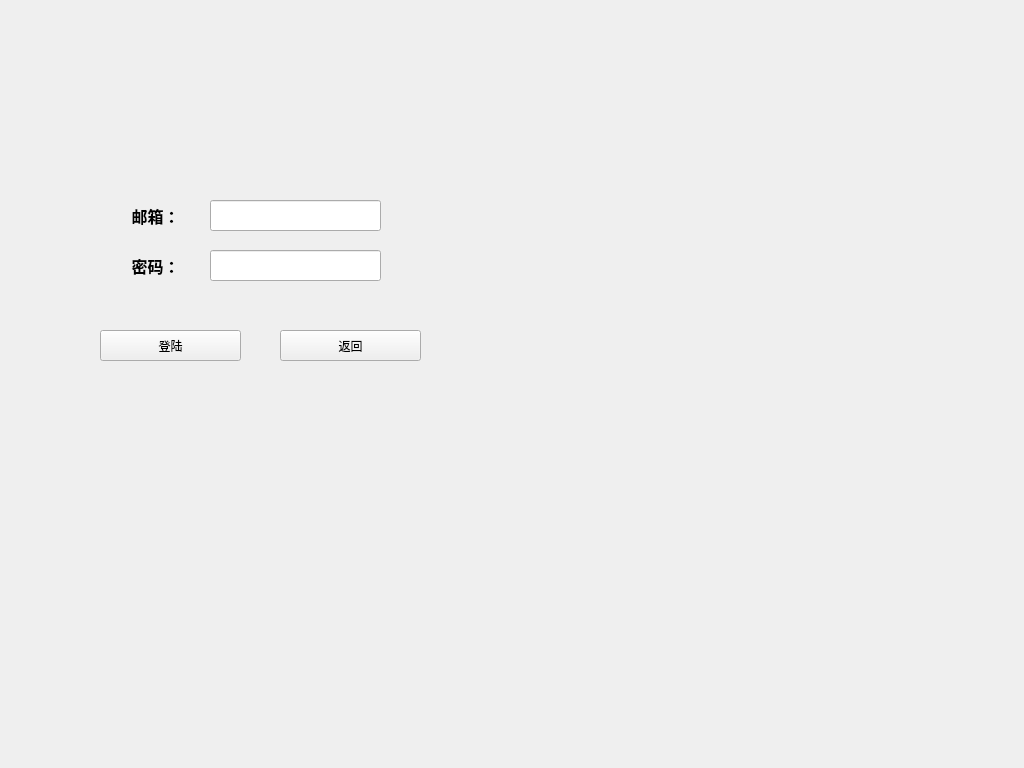
<?xml version="1.0" encoding="UTF-8"?>
<ui version="4.0">
 <class>LogInWidget</class>
 <widget class="QWidget" name="LogInWidget">
  <property name="geometry">
   <rect>
    <x>0</x>
    <y>0</y>
    <width>1024</width>
    <height>768</height>
   </rect>
  </property>
  <property name="windowTitle">
   <string>LogInWidget</string>
  </property>
  <widget class="QLabel" name="label">
   <property name="geometry">
    <rect>
     <x>110</x>
     <y>200</y>
     <width>91</width>
     <height>31</height>
    </rect>
   </property>
   <property name="sizeIncrement">
    <size>
     <width>0</width>
     <height>0</height>
    </size>
   </property>
   <property name="font">
    <font>
     <family>微软雅黑</family>
     <pointsize>12</pointsize>
     <weight>75</weight>
     <bold>true</bold>
    </font>
   </property>
   <property name="text">
    <string>邮箱：</string>
   </property>
   <property name="alignment">
    <set>Qt::AlignCenter</set>
   </property>
  </widget>
  <widget class="QLabel" name="label_2">
   <property name="geometry">
    <rect>
     <x>110</x>
     <y>250</y>
     <width>91</width>
     <height>31</height>
    </rect>
   </property>
   <property name="sizeIncrement">
    <size>
     <width>0</width>
     <height>0</height>
    </size>
   </property>
   <property name="font">
    <font>
     <family>微软雅黑</family>
     <pointsize>12</pointsize>
     <weight>75</weight>
     <bold>true</bold>
    </font>
   </property>
   <property name="text">
    <string>密码：</string>
   </property>
   <property name="alignment">
    <set>Qt::AlignCenter</set>
   </property>
  </widget>
  <widget class="QPushButton" name="pushButton_login">
   <property name="geometry">
    <rect>
     <x>100</x>
     <y>330</y>
     <width>141</width>
     <height>31</height>
    </rect>
   </property>
   <property name="text">
    <string>登陆</string>
   </property>
  </widget>
  <widget class="QPushButton" name="pushButton_2">
   <property name="geometry">
    <rect>
     <x>280</x>
     <y>330</y>
     <width>141</width>
     <height>31</height>
    </rect>
   </property>
   <property name="text">
    <string>返回</string>
   </property>
  </widget>
  <widget class="QLineEdit" name="lineEdit_user">
   <property name="geometry">
    <rect>
     <x>210</x>
     <y>200</y>
     <width>171</width>
     <height>31</height>
    </rect>
   </property>
  </widget>
  <widget class="QLineEdit" name="lineEdit_code">
   <property name="geometry">
    <rect>
     <x>210</x>
     <y>250</y>
     <width>171</width>
     <height>31</height>
    </rect>
   </property>
   <property name="frame">
    <bool>true</bool>
   </property>
   <property name="echoMode">
    <enum>QLineEdit::Password</enum>
   </property>
   <property name="alignment">
    <set>Qt::AlignLeading|Qt::AlignLeft|Qt::AlignVCenter</set>
   </property>
  </widget>
 </widget>
 <layoutdefault spacing="6" margin="11"/>
 <resources/>
 <connections/>
</ui>
